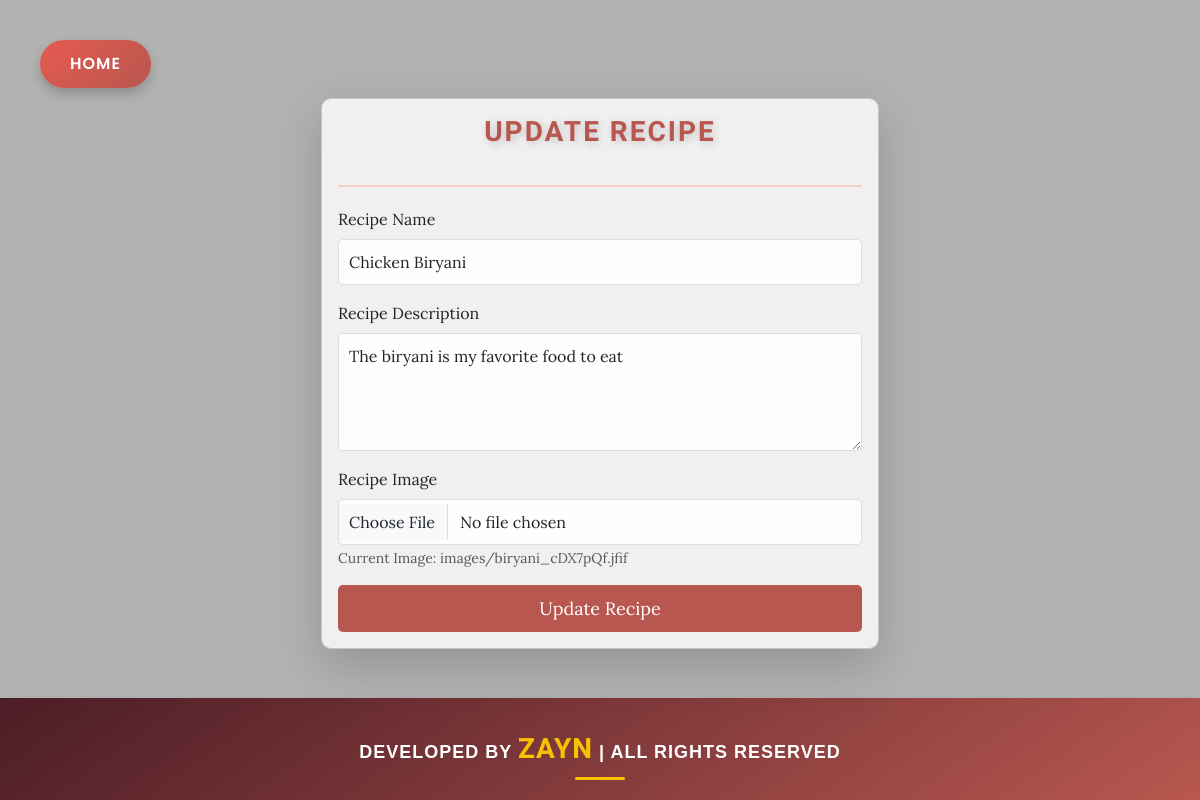
The app's page /update-recipe/19 (signed in) with its own data.
### vege/models.py (models this page shows)
class Recipe(models.Model):
    user=models.ForeignKey(User,on_delete=models.SET_NULL,null=True,blank=True)
    recipe_name=models.CharField(max_length=100)
    recipe_description=models.TextField()
    recipe_image=models.ImageField(upload_to="images")
    recipe_view_count=models.IntegerField(default=0)

### home/views.py (the view, shortened to what this page needs)
# urls.py: path('update-recipe/<id>',update_recipe,name="update_recipe" ),
@login_required(login_url='/login/')
def update_recipe(request,id):
    obj=Recipe.objects.get(id=id)
    context={'recipe':obj,'page':'Update','star_range':5}
    return render(request,'update_recipe.html',context)

### home/templates/update_recipe.html (shortened to what this page needs)
{% extends "base.html" %} {% block start %}
<a href="/" class="home-link">Home</a>
<div class="container mt-5">
  <form
    class="col-12 col-md-6 mx-auto card p-3 shadow-lg form-container"
    method="post"
    enctype="multipart/form-data"
  >
    <h2 class="form-title">Update Recipe</h2>
    <hr class="form-divider" />
    <div class="mb-3">
      <label for="Recipe_name" class="form-label">Recipe Name</label>
      <input
        name="recipe_name"
        type="text"
        class="form-control input-field"
        placeholder="Enter recipe name (e.g., Spaghetti Carbonara)"
        value="{{ recipe.recipe_name }}"
        required
      />
    </div>
    <div class="mb-3">
      <label for="Description" class="form-label">Recipe Description</label>
      <textarea
        class="form-control input-field"
        name="recipe_description"
        rows="4"
        placeholder="Describe your recipe (e.g., A classic Italian pasta dish with creamy sauce and bacon)"
        required
      >
{{ recipe.recipe_description }}</textarea
      >
    </div>
    <div class="mb-3">
      <label for="Recipe_image" class="form-label">Recipe Image</label>
      <input name="recipe_image" type="file" class="form-control input-field" />
      {% if recipe.recipe_image %}
      <small class="text-muted"
        >Current Image: {{ recipe.recipe_image.name }}</small
      >
      {% endif %}
    </div>
    <button type="submit" class="btn btn-success submit-button">
      Update Recipe
    </button>
  </form>
</div>
{% endblock %}

### vege/templates/base.html (style rules this page uses)
body { display: flex; flex-direction: column; min-height: 100vh; }

### home/templates/update_recipe.html (style rules this page uses)
body { font-family: "Lora", serif; background: linear-gradient(rgba(0, 0, 0, 0.3), rgba(0, 0, 0, 0.3)), url("https://images.unsplash.com/photo-1490645935967-10de6ba17061?ixlib=rb-1.2.1&auto=format&fit=crop&w=1950&q=80"); background-size: cover; background-position: center; background-attachment: fixed; margin: 0; padding: 0; overflow-y: auto; min-height: 100vh; }
.home-link { display: inline-block; margin: 20px; padding: 12px 30px; background: linear-gradient(135deg, #e65a50, #b8574f); color: white; text-decoration: none; border-radius: 50px; font-family: "Poppins", sans-serif; font-weight: 600; letter-spacing: 1px; text-transform: uppercase; box-shadow: 0 6px 12px rgba(0, 0, 0, 0.2); transition: all 0.3s ease; position: fixed; top: 20px; left: 20px; z-index: 1000; }
.form-container { background-color: rgba(255, 255, 255, 0.8); border-radius: 10px; padding: 20px; box-shadow: 0 4px 8px rgba(0, 0, 0, 0.1); backdrop-filter: blur(10px); position: relative; z-index: 1; transform: translateY(-30px); max-height: 80vh; overflow-y: auto; margin-top: 80px; }
.form-title { text-align: center; color: #b8574f; margin-bottom: 20px; font-size: 28px; font-family: "Dancing Script", cursive; font-weight: 600; letter-spacing: 2px; text-transform: uppercase; text-shadow: 2px 2px 8px rgba(0, 0, 0, 0.2); }
.form-divider { border-top: 2px solid #ff6f61; margin-bottom: 20px; }
.input-field { border: 1px solid #ddd; border-radius: 5px; padding: 10px; font-size: 16px; transition: border-color 0.3s ease; background-color: rgba(255, 255, 255, 0.9); }
.input-field::placeholder { color: #888; font-style: italic; }
.submit-button { width: 100%; padding: 10px; font-size: 18px; background-color: #b8574f; border: none; border-radius: 5px; color: white; cursor: pointer; transition: background-color 0.3s ease; }

### records on screen
Recipe: recipe_name "Chicken Biryani", recipe_description "The biryani is my favorite food to eat", recipe_image.name "images/biryani_cDX7pQf.jfif"
